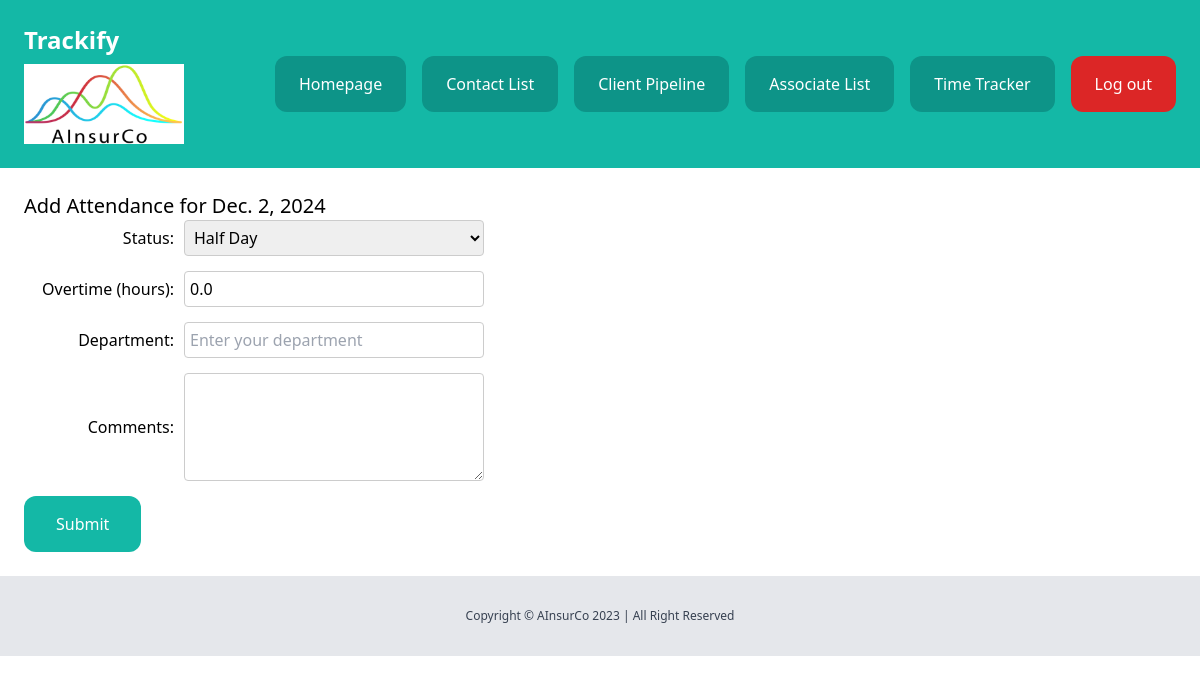
The app's page /time-tracker/add-attendance/2024-12-02/ (signed in) with its own data.
### time_tracker/models.py (models this page shows, shortened)
class Attendance(models.Model):
    STATUS_CHOICES = [
        ('full_day', 'Full Day'),
        ('half_day', 'Half Day'),
        ('leave', 'Leave'),
    ]
    employee = models.ForeignKey(User, on_delete=models.CASCADE)
    date = models.DateField(unique=True)
    status = models.CharField(max_length=10, choices=STATUS_CHOICES)
    overtime = models.FloatField(default=0)
    department = models.CharField(max_length=100, blank=True)
    comments = models.TextField(blank=True, null=True)
    class Meta:
        unique_together = ('employee', 'date')  # Ensure unique attendance per user per date

### time_tracker/views.py (the view)
# urls.py: path('add-attendance/<str:attendance_date>/', add_attendance, name='add_attendance'),  # Add attendance
@login_required
def add_attendance(request, attendance_date):
    try:
        attendance_date = datetime.strptime(attendance_date, "%Y-%m-%d").date()
    except ValueError:
        messages.error(request, 'Invalid date format.')
        return redirect('time_tracker:calendar_view')
    try:
        attendance_record, created = Attendance.objects.get_or_create(
            date=attendance_date,
            employee=request.user
        )
    except IntegrityError:
        messages.error(request, 'Attendance record could not be created.')
        return redirect('time_tracker:calendar_view')
    if request.method == 'POST':
        form = AttendanceForm(request.POST, instance=attendance_record)
        if form.is_valid():
            form.save()
            messages.success(request, 'Attendance updated successfully.')
            return redirect('time_tracker:calendar_view')
    else:
        form = AttendanceForm(instance=attendance_record)
    context = {
        'date': attendance_date,
        'form': form,
    }
    return render(request, 'time_tracker/add_attendance.html', context)

### time_tracker/forms.py
class AttendanceForm(forms.ModelForm):
    class Meta:
        model = Attendance
        fields = ['status', 'overtime', 'department', 'comments']
        widgets = {
            'comments': forms.Textarea(attrs={'rows': 4, 'cols': 40}),
            'overtime': forms.NumberInput(attrs={'step': 0.1}),
            'department': forms.TextInput(attrs={'placeholder': 'Enter your department'}),
        }

### core/context_processors.py (called while the page is built)
def is_cofounder(request):
    if request.user.is_authenticated:
        return {'is_cofounder': request.user.groups.filter(name="Co-Founders").exists()}
    return {'is_cofounder': False}

### time_tracker/templates/time_tracker/add_attendance.html (shortened to what this page needs)
{% extends 'core/base.html' %}
{% block content %}
    <div class="py-6 px-6">
        <h1 class="text-xl">Add Attendance for {{ date }}</h1>
        <form method="post" action="." enctype="multipart/form-data">
            <div class="form-group">
                <label for="id_status">Status:</label>
                <select name="status" id="id_status" class="bordered-field short-field">
                    {% for choice, display in form.status.field.choices %}
                        <option value="{{ choice }}" {% if form.status.value == choice %}selected{% endif %}>{{ display }}</option>
                    {% endfor %}
                </select>
            </div>
            <div class="form-group">
                <label for="id_overtime">Overtime (hours):</label>
                <input type="number" name="overtime" id="id_overtime" class="bordered-field short-field" value="{{ form.overtime.value }}" step="0.1">
            </div>
            <div class="form-group">
                <label for="id_department">Department:</label>
                <input type="text" name="department" id="id_department" class="bordered-field short-field" placeholder="Enter your department" value="{{ form.department.value }}">
            </div>
            <div class="form-group">
                <label for="id_comments">Comments:</label>
                <textarea name="comments" id="id_comments" class="bordered-field short-field" rows="4" cols="40">{{ form.comments.value }}</textarea>
            </div>
            <button class="py-4 px-8 bg-teal-500 text-white rounded-xl">Submit</button>
        </form>
    </div>
{% endblock %}

### time_tracker/templates/time_tracker/add_attendance.html (style rules this page uses)
.form-group { display: flex; align-items: center; margin-bottom: 15px; }
.form-group label { width: 150px; margin-right: 10px; text-align: right; }
.bordered-field { border: 1px solid #ccc; padding: 5px; border-radius: 4px; width: 100%; box-sizing: border-box; }
.short-field { max-width: 300px; }

### records on screen
Attendance: date "Dec. 2, 2024", status "Half Day", overtime "0.0"
